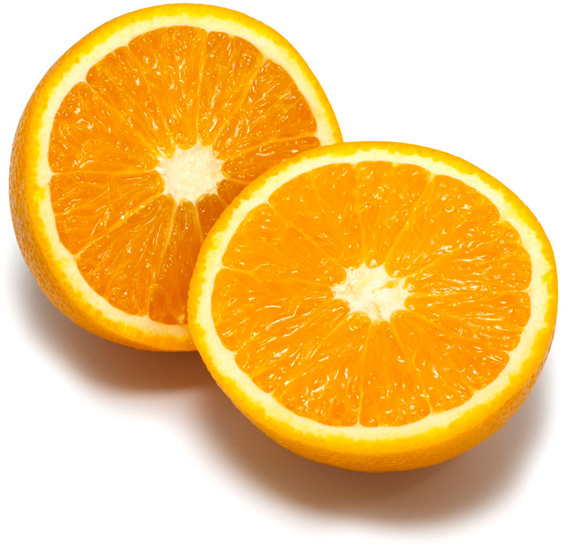
%> input picture Lab_Files/Lab 3/bildat_lab3/orange.jpg, 572 x 551 px
$ octave lab_3_scripts.m   (GNU Octave 9; MATLAB toolbox functions it lacks are replaced by stand-ins)
%> lines starting %> are read from the running program, lines starting %| are printed output that depends on the picture; in (x1, y1, x2, y2) boxes, pixels count from 0 and x2, y2 are one past the last pixel; in counts of white or black regions, pixels touching at a corner belong together; the program's own positions count from 1
### Lab_Files/Lab 3/kmeans_segm.m
function [segmentation, centers] = kmeans_segm(image, K, L, seed)
    % Randomly initialize the K cluster centers
    rng(seed);
    Ivec = double(reshape(image, size(image, 1) * size(image, 2), 3));
    distances = zeros(size(Ivec, 1), K);
    % Randomly assign pixels to cluster centers
    clusteridx = randi([1 K], size(Ivec, 1), 1);
    % Initialize clusters
    centers = zeros(K, 3);
    for i=1:K
        tmp = Ivec(repmat(clusteridx, [1, 3]) == i);
        tmp = reshape(tmp, [size(tmp, 1)/3, 3]);
        centers(i, :) = mean(tmp, 1);
    end
    % Compute all distances between pixels and cluster centers
    for i=1:K
        distances(:,i) = sqrt(sum((Ivec - repmat(centers(i, :), [size(Ivec, 1), 1])).^2, 2));
    end
    % Iterate L times
    for i=1:L
        % Assign each pixel to the cluster center for which the distance is minimum
        [~, clusteridx] = min(distances, [], 2);
        % Recompute each cluster center by taking the mean of all pixels assigned to it
        for j=1:K
            tmp = Ivec(repmat(clusteridx, [1, 3]) == j);
            tmp = reshape(tmp, [size(tmp, 1)/3, 3]);
            centers(j, :) = mean(tmp, 1);
        end
        % Recompute all distances between pixels and cluster centers
        for j=1:K
            distances(:,j) = sqrt(sum((Ivec - repmat(centers(j, :), [size(Ivec, 1), 1])).^2, 2));
        end
    end
    segmentation = reshape(clusteridx, size(image, 1), size(image, 2));
end

### Lab_Files/Lab 3/bildat_lab3/mean_segments.m
function Inew = mean_segments(I, segm)

N = max(max(segm));
[h, w, c] = size(I);
Ic = single(reshape(I, [h*w, c]));
sc = reshape(segm, [h*w,1]);
cols = zeros(N, c);
nums = zeros(N, 1);
for i=1:h*w
    s = sc(i);
    cols(s,:) = cols(s,:) + Ic(i,:);
    nums(s) = nums(s) + 1;
end
cols = bsxfun(@rdivide, cols, nums);
Inew = uint8(reshape(cols(sc,:), [h,w,c]));

### Lab_Files/Lab 3/bildat_lab3/overlay_bounds.m
function imout = overlap_bounds(im, segm)
[h,w] = size(segm);
imcut = segm(2:h-1,2:w-1);
diff = [ ones(1,w) ; ones(h-2,1), ((imcut==segm(3:h,2:w-1)) & (imcut==segm(2:h-1,3:w)) & (imcut==segm(1:h-2,2:w-1)) & (imcut==segm(2:h-1,1:w-2))), ones(h-2,1); ones(1,w) ];
mask = repmat(uint8(diff), [1,1,3]);
imout = (im .* mask);
imout(:,:,1) = imout(:,:,1) + (1 - mask(:,:,1))*255;

### Lab_Files/Lab 3/kmeans_segm_convergence.m
function [segmentation, centers, iterations] = kmeans_segm_convergence(image, K, L, seed, threshold)
    % Randomly initialize the K cluster centers
    rng(seed);
    Ivec = double(reshape(image, size(image, 1) * size(image, 2), 3));
    distances = zeros(size(Ivec, 1), K);
    % Randomly assign pixels to cluster centers
    clusteridx = randi([1 K], size(Ivec, 1), 1);
    % Initialize clusters
    centers = zeros(K, 3);
    for i=1:K
        tmp = Ivec(repmat(clusteridx, [1, 3]) == i);
        tmp = reshape(tmp, [size(tmp, 1)/3, 3]);
        centers(i, :) = mean(tmp, 1);
    end

    % Compute all distances between pixels and cluster centers
    for i=1:K
        distances(:,i) = sqrt(sum((Ivec - repmat(centers(i, :), [size(Ivec, 1), 1])).^2, 2));
    end
    % save the previous centers for convergence test
    prev_clusters = Inf(K, 3);
    % Iterate L times
    for i=1:L
        % Assign each pixel to the cluster center for which the distance is minimum
        [~, clusteridx] = min(distances, [], 2);
        % Recompute each cluster center by taking the mean of all pixels assigned to it
        for j=1:K
            tmp = Ivec(repmat(clusteridx, [1, 3]) == j);
            tmp = reshape(tmp, [size(tmp, 1)/3, 3]);
            centers(j, :) = mean(tmp, 1);
        end
        % Recompute all distances between pixels and cluster centers
        for j=1:K
            distances(:,j) = sqrt(sum((Ivec - repmat(centers(j, :), [size(Ivec, 1), 1])).^2, 2));
        end

        %if sum(sum(sqrt((prev_clusters - centers).^2))) / (K*3) < threshold
        if max(sqrt((prev_clusters(:) - centers(:)).^2)) < threshold
            fprintf(sprintf('\nConvergence reached after %d iterations with threshold = %d\n', i, threshold))
            iterations = i;
            break
        end
        prev_clusters = centers;
        if i == L
            iterations = L;
        end
    end
    segmentation = reshape(clusteridx, size(image, 1), size(image, 2));
end

### Lab_Files/Lab 3/lab_3_scripts.m
format long
%% Question 1
K = 8;               % number of clusters used
L = 10;              % number of iterations
seed = 14;           % seed used for random initialization
scale_factor = 1.0;  % image downscale factor
image_sigma = 1.0;   % image preblurring scale

I = imread('orange.jpg');
%> I is the input picture: size 551x572x3 uint8; mean R, G, B 242.2, 197.1, 118.9
I = imresize(I, scale_factor);
Iback = I;
d = 2*ceil(image_sigma*2) + 1;
h = fspecial('gaussian', [d d], image_sigma);
I = imfilter(I, h);
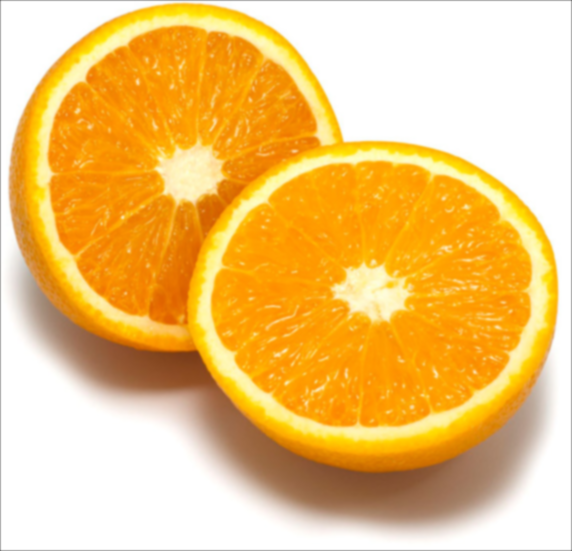
%> I: size 551x572x3 uint8; mean R, G, B 241.6, 196.4, 118.3

tic
[ segm, centers ] = kmeans_segm(I, K, L, seed);
%> after the loop in kmeans_segm, `for i=1:K`: centers = [241.6 196.4 118.3; 241.7 196.3 117.5; 241.6 196.5 118.5; 241.5 196.3 118; 241.6 196.6 118.9; 241.3 196.2 118.3; 241.7 196.8 119; 241.7 196.2 117.6]
%> after the loop in kmeans_segm, `for i=1:L`: centers = [NaN NaN NaN; 252.4 173.8 13.05; NaN NaN NaN; NaN NaN NaN; 238 219.6 157.9; 157.6 110.6 78.14; 253.8 253.1 252.3; 242 141 4.19]
%> in kmeans_segm, `segmentation = reshape(clusteridx, size(image, 1), size(image, 2));`:
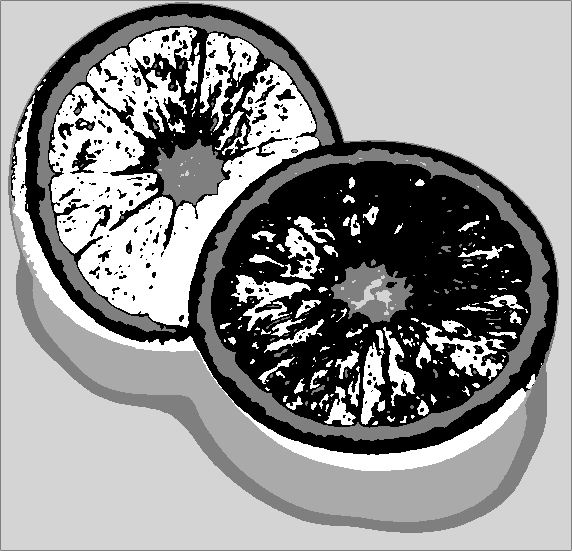
%> segmentation: size 551x572 double; min 2, max 8, mean 5.47; drawn with min black and max white
toc
Inew = mean_segments(Iback, segm);
%> in mean_segments, `N = max(max(segm));`: N = 8
%> the loop in mean_segments, `for i=1:h*w` made 315172 passes
%> s on passes 1 to 3: 6, 5, 5
%> after the loop in mean_segments, `for i=1:h*w`: cols = [0 0 0; 21664184 14902746 969116; 0 0 0; 0 0 0; 9916475 9210148 6804479; 3999376 2805623 1987125; 27709580 27648772 27572768; 13094254 7578783 177920]; nums = [0; 85779; 0; 0; 40937; 25412; 108915; 54129]
%> in mean_segments, `cols = bsxfun(@rdivide, cols, nums);`: cols = [NaN NaN NaN; 252.6 173.7 11.3; NaN NaN NaN; NaN NaN NaN; 242.2 225 166.2; 157.4 110.4 78.2; 254.4 253.9 253.2; 241.9 140 3.29]
%> in mean_segments, `Inew = uint8(reshape(cols(sc,:), [h,w,c]));`:
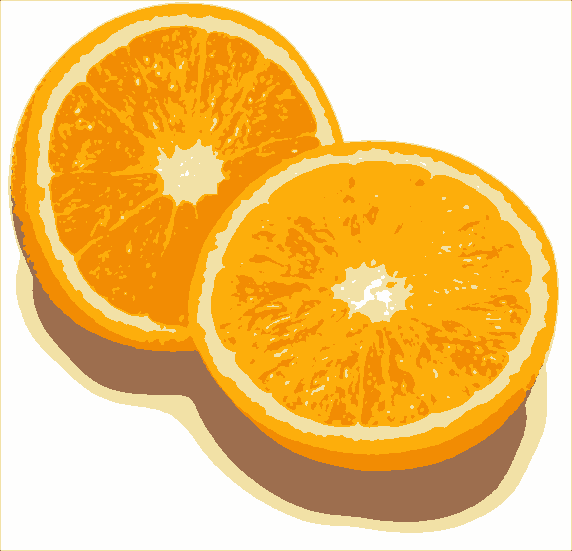
%> Inew: size 551x572x3 uint8; mean R, G, B 242.3, 197.3, 118.8
I = overlay_bounds(Iback, segm);
%> in overlap_bounds, `imcut = segm(2:h-1,2:w-1);`:
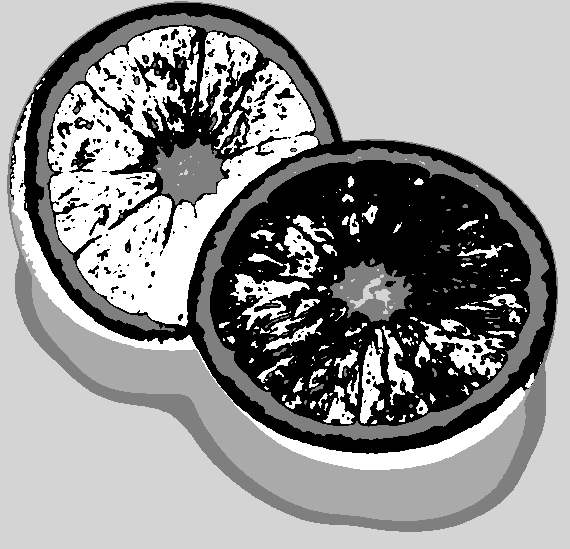
%> imcut: size 549x570 double; min 2, max 8, mean 5.47; drawn with min black and max white
%> in overlap_bounds, `diff = [ ones(1,w) ; ones(h-2,1), ((imcut==segm(3:h,2:w-1)) & (imcut==..`:
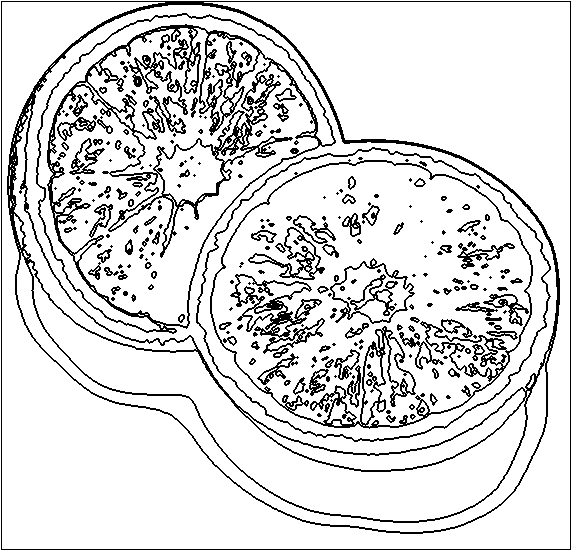
%> diff: size 551x572 double; values 0 (black) and 1 (white), 86.2% white; black in thin lines or dots
%> in overlap_bounds, `imout = (im .* mask);`:
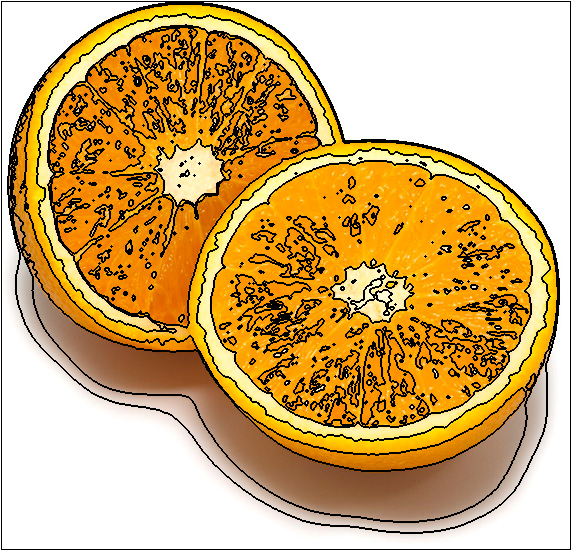
%> imout: size 551x572x3 uint8; mean R, G, B 208.2, 172.4, 110.6
%> in overlap_bounds, `imout(:,:,1) = imout(:,:,1) + (1 - mask(:,:,1))*255;`:
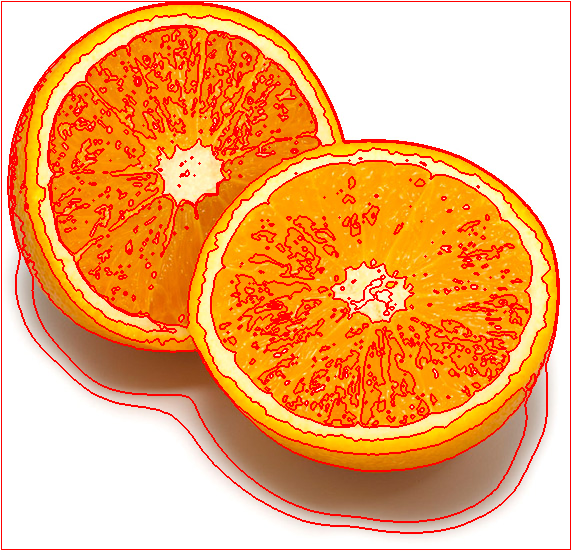
%> imout: size 551x572x3 uint8; 13.83% of pixels changed, all inside (x1, y1, x2, y2) = (1, 1, 571, 550)

subplot(1, 2, 1)
imshow(Inew)
title(sprintf('Clustered image with K = %d', K))

subplot(1, 2, 2)
imshow(I)
title('Original image with cluster broders drawn')

%% Question 2
K = [2, 4, 6, 8, 10];               % number of clusters used
L = 500;              % number of iterations
seed = 24;           % seed used for random initialization
scale_factor = 1.0;  % image downscale factor
image_sigma = 1.0;   % image preblurring scale
threshold = 0.1;

Images = {'orange.jpg', 'tiger1.jpg', 'tiger2.jpg', 'tiger3.jpg'};


iterations = zeros(4, size(K, 2));

for i=1:4
    I = imread(Images{i});
    I = imresize(I, scale_factor);
    Iback = I;
    d = 2*ceil(image_sigma*2) + 1;
    h = fspecial('gaussian', [d d], image_sigma);
    I = imfilter(I, h);
    counter = 1;
    fprintf(['\nImage:\t' Images{i} '\n'])
    for k=K
%> (the run ends here)
